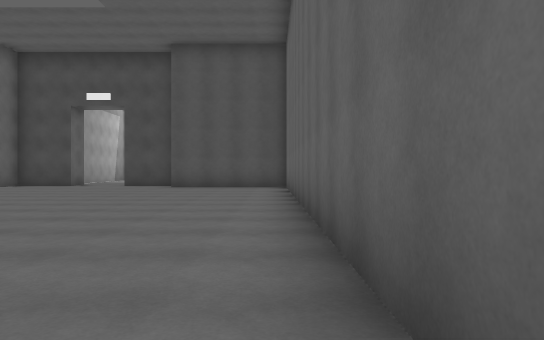
view 1 (above)

16 first-person views from a walk through a scene from a Unity 3-D project. The camera is 1.2 m above the floor, looks level and sees 70° across. The floor is counted in squares, 2 m on a side. Each view is taken from the middle of a square. On the plan, view 1 faces up. The plan holds only what a view shows up to about 11 squares ahead; the rest is blank. The place goes on beyond the plan. The player is left out.

view 2
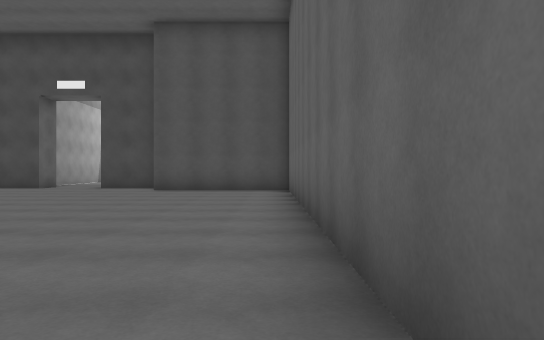

view 3
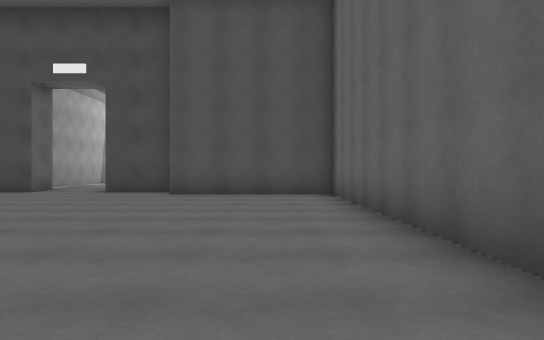

view 4
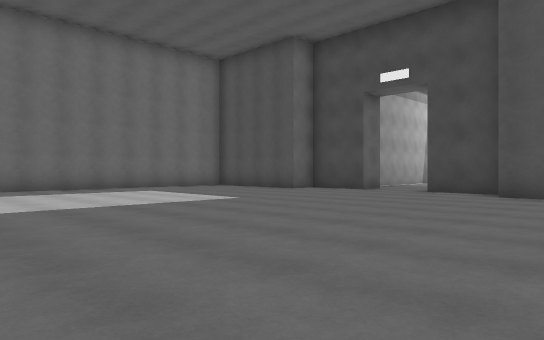

view 5
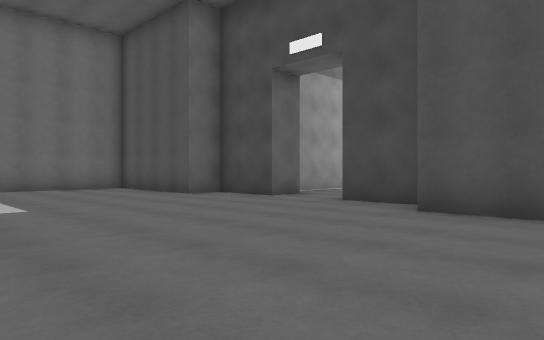

view 6
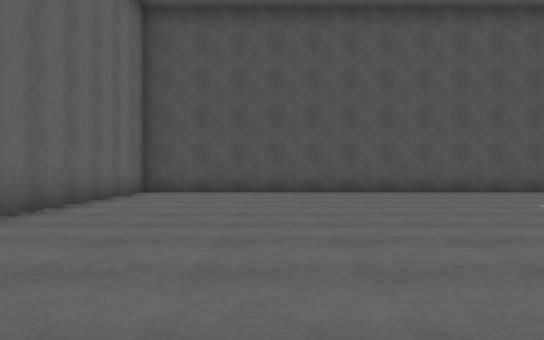

view 7
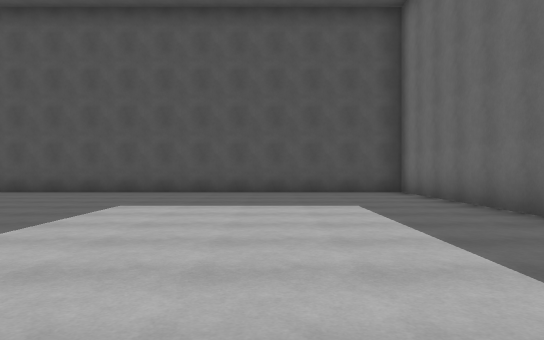

view 8
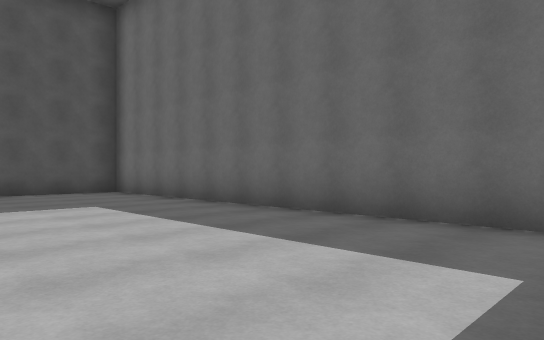

view 9
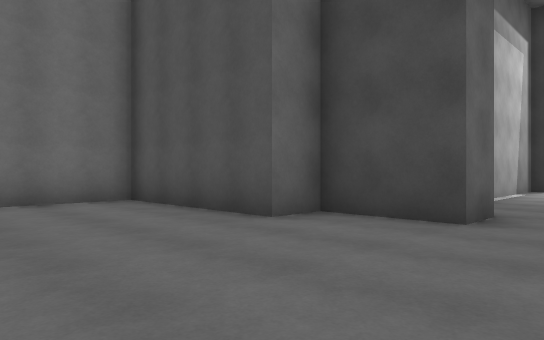

view 10
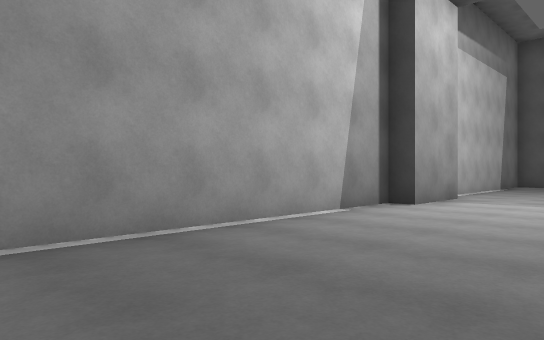

view 11
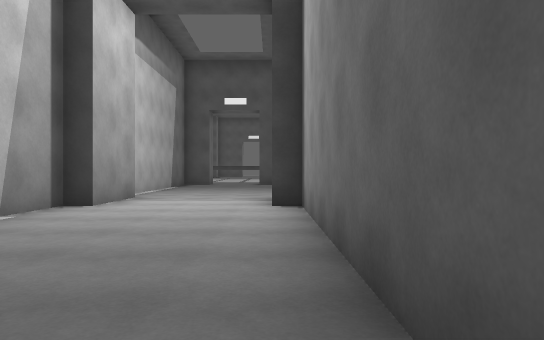

view 12
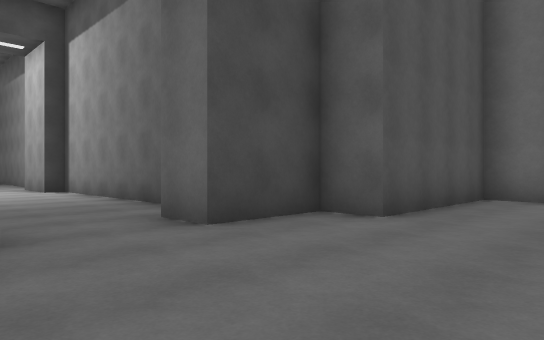

view 13
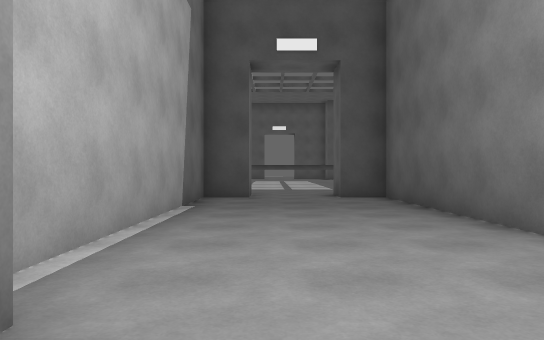

view 14
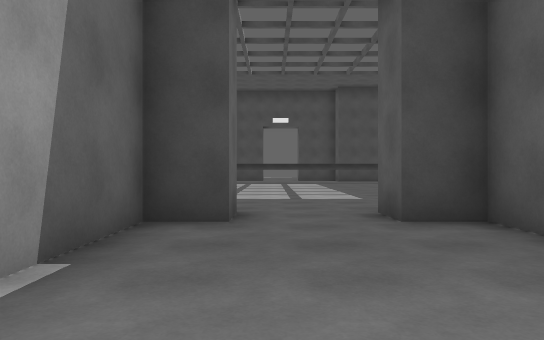

view 15
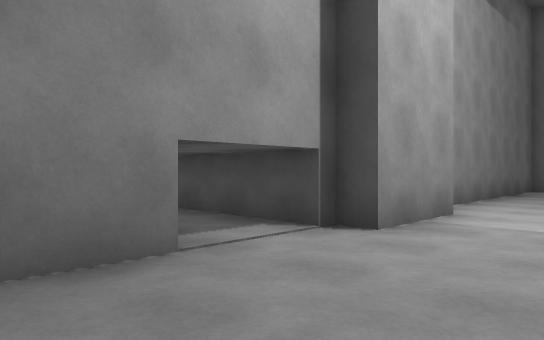

view 16
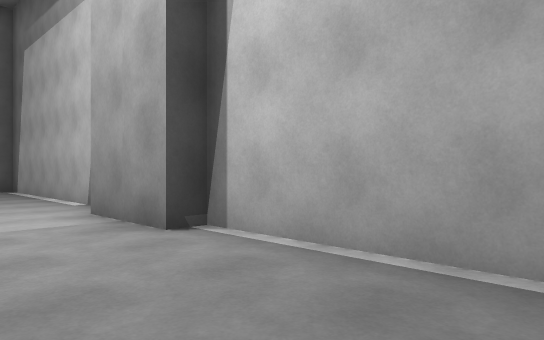

### Floor plan
Points are (right, up) in squares from view 1. A wall is a line through its corners. A room is listed if a view was taken in it or the views show most of it. See-through windows are left out.
Room 1 (views 1, 2, 3, 4, 5, 6, 7, 8, 9, 12)
walls: (-7.5, 15.5) (-7.5, 14.5) (-9.5, 14.5) (-9.5, 13.5) (-13.5, 13.5) (-13.5, -0.5) (0.5, -0.5) (0.5, 13.5) (-3.5, 13.5) (-3.5, 14.5) (-5.5, 14.5) (-5.5, 15.5)
ways out: opening at (-6.5, 15) to room 2
Room 2 (views 10, 11, 13)
walls: (-8, 24.5) (-8, 22.5) (-8.5, 22.5) (-8.5, 15.5); (-4.5, 15.5) (-4.5, 22.5) (-5, 22.5) (-5, 24.5)
ways out: opening at (-6.5, 15) to room 1; opening at (-6.5, 23.5) to room 3
Room 3 (views 14, 15, 16)
walls: (-7.5, 31.5) (-8.5, 31.5) (-8.5, 24.5) (-8, 24.5); (-5, 24.5) (-4.5, 24.5) (-4.5, 31.5) (-5.5, 31.5)
ways out: opening at (-6.5, 23.5) to room 2; opening at (-6.5, 32)

Where each view was taken, in squares from view 1:
view 1: 0 up, 0 right, facing up
view 2: 2 up, 0 right, facing up
view 3: 4 up, 1 left, facing up
view 4: 4 up, 1 left, facing up-left
view 5: 8 up, 1 left, facing up-left
view 6: 10 up, 3 left, facing down
view 7: 10 up, 10 left, facing down
view 8: 10 up, 9 left, facing down-left
view 9: 10 up, 6 left, facing up-left
view 10: 16 up, 5 left, facing up-left
view 11: 16 up, 5 left, facing up
view 12: 11 up, 8 left, facing up-right
view 13: 23 up, 7 left, facing up
view 14: 27 up, 7 left, facing up
view 15: 28 up, 7 left, facing down-right
view 16: 28 up, 6 left, facing down-left
